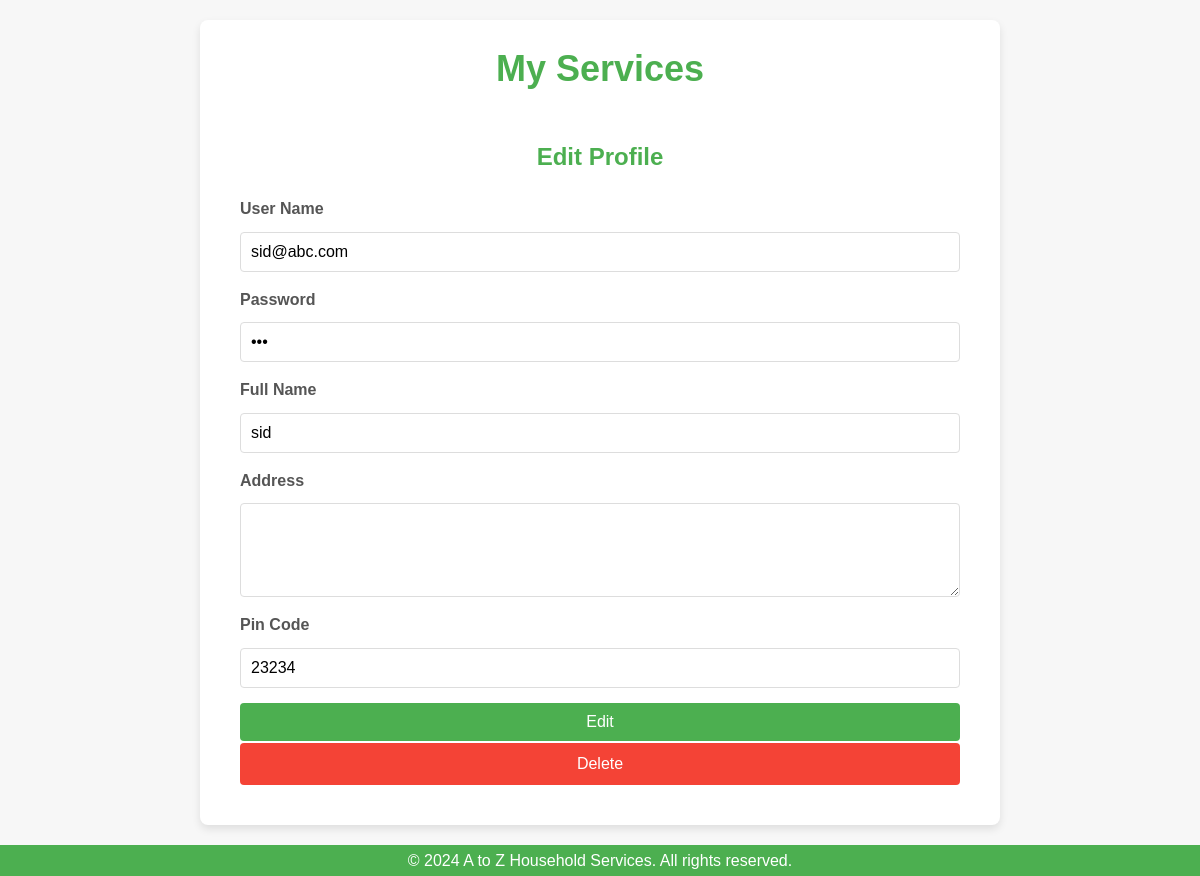
The page /editprofile/1 on the database as committed earlier.
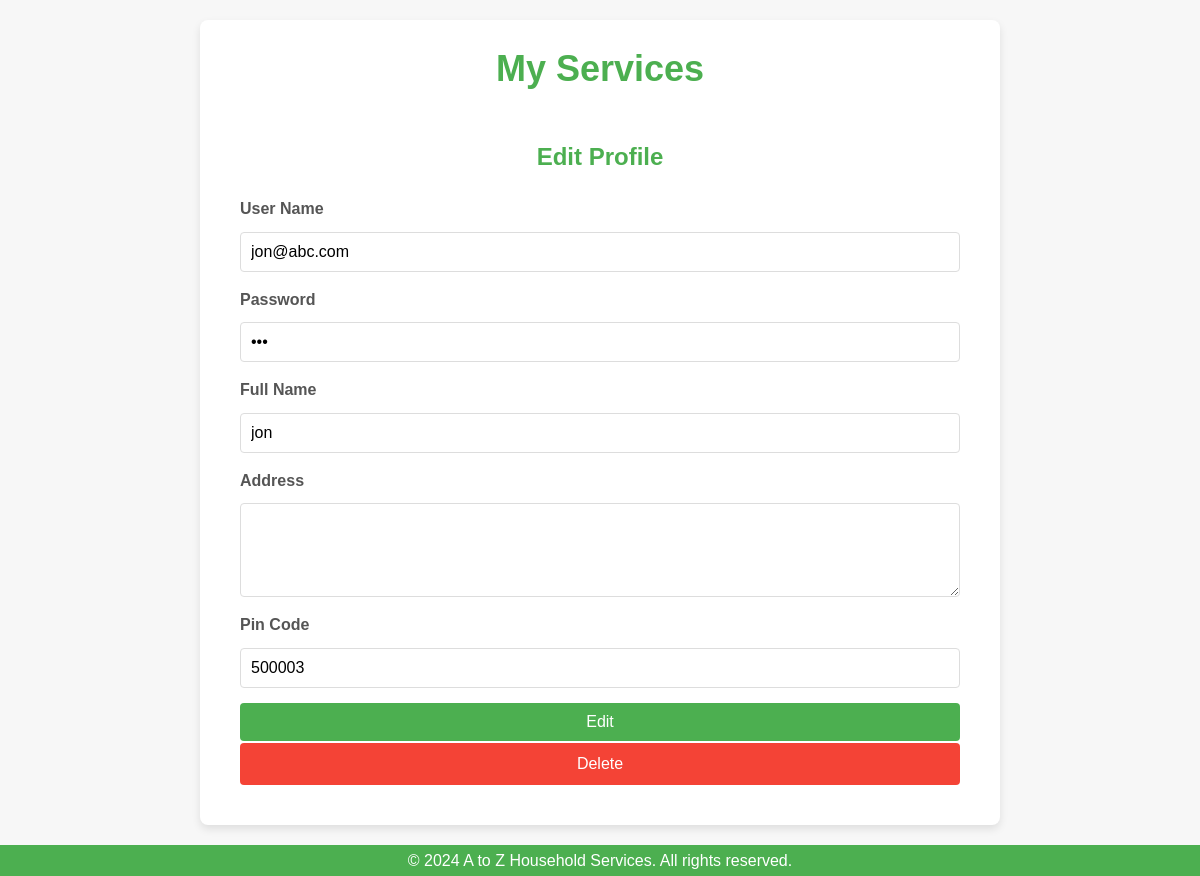
The same page on the database as committed later.
### backend/models.py (models this page shows)
class Customer(db.Model):
    __tablename__ = 'customers'
    id = db.Column(db.Integer, primary_key=True)
    username = db.Column(db.String(80), unique=True, nullable=False)
    password = db.Column(db.String(120), nullable=False)
    role = db.Column(db.String(20), nullable=False)
    name = db.Column(db.String(120), nullable=False)
    address = db.Column(db.String(240), nullable=True)
    pincode = db.Column(db.Integer, nullable=False)

### backend/controllers.py (the view, shortened to what this page needs)
@app.route("/editprofile/<id>", methods=['GET','POST'])
def edit_profile(id):
    customer = get_customer(id)
    return render_template("edit_profile.html",user=customer)

### backend/controllers.py (called while the page is built)
def get_customer(id):
    user = Customer.query.filter_by(id=id).first()
    return user

### templates/edit_profile.html (shortened to what this page needs)
<!DOCTYPE html>
<html lang="en">
<head>
    <link rel="stylesheet" href="/static/forms.css">
</head>
<body>
    <div class="my-container">
        <div class="center">
            <h1>My Services</h1>
        </div>
        <div class="my-panel">
            <div class="center">
                <h3>Edit Profile</h3>
            </div>
            <form action="/editprofile/{{user.id}}" method="POST">
                <div class="input-form">
                    <div class="form-group">
                        <label for="user_name" class="form-label">User Name</label>
                        <input type="email" class="form-control" name="user_name" id="user_name" value="{{user.username}}">
                    </div>
                    <div class="form-group">
                        <label for="password" class="form-label">Password</label>
                        <input type="password" class="form-control" name="password" id="password" value="{{user.password}}">
                    </div>
                    <div class="form-group">
                        <label for="full_name" class="form-label">Full Name</label>
                        <input type="text" class="form-control" name="full_name" id="full_name" value="{{user.name}}">
                    </div>
                    <div class="form-group">
                        <label for="location" class="form-label">Address</label>
                        <textarea class="form-control" rows="4" cols="50" name="location" id="location" value="{{user.address}}"></textarea>
                    </div>
                    <div class="form-group">
                        <label for="pin_code" class="form-label">Pin Code</label>
                        <input type="text" class="form-control" name="pin_code" id="pin_code" value="{{user.pincode}}">
                    </div>
                    <div class="form-group">
                        <button type="submit" class="btn btn-primary">Edit</button>
                        <a class="btn btn-secondary" href="/deleteuser/{{user.id}}">Delete</a>
                    </div>
                </div>
            </form>
        </div>
    </div>
    <footer>
        <p>&copy; 2024 A to Z Household Services. All rights reserved.</p>
    </footer>
</body>
</html>

Rows that differ between the two databases and show on the page:
changed Customer: user_name "sid@abc.com" → "jon@abc.com"; full_name "sid" → "jon"; pin_code "23234" → "500003"
